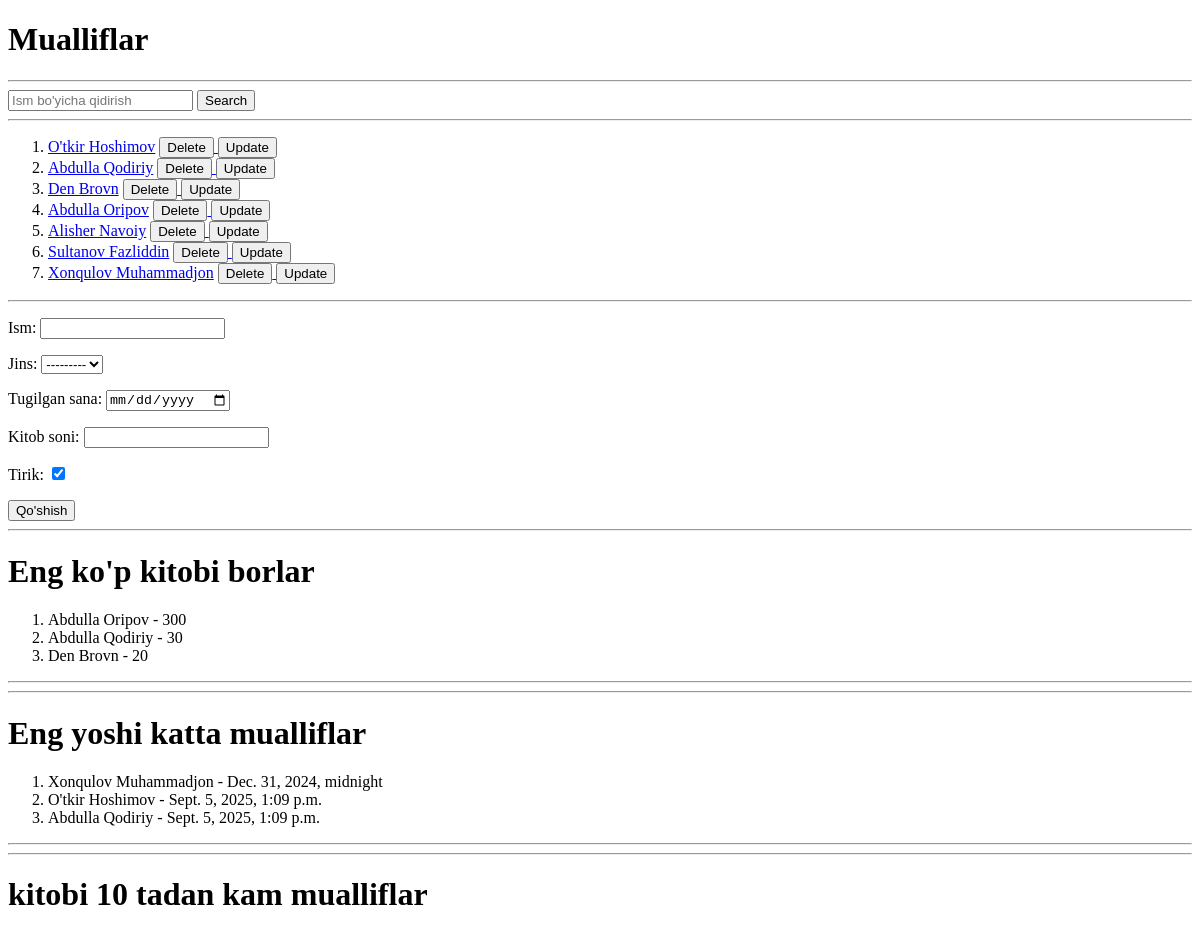
Page /muallif/ on the earlier database version.
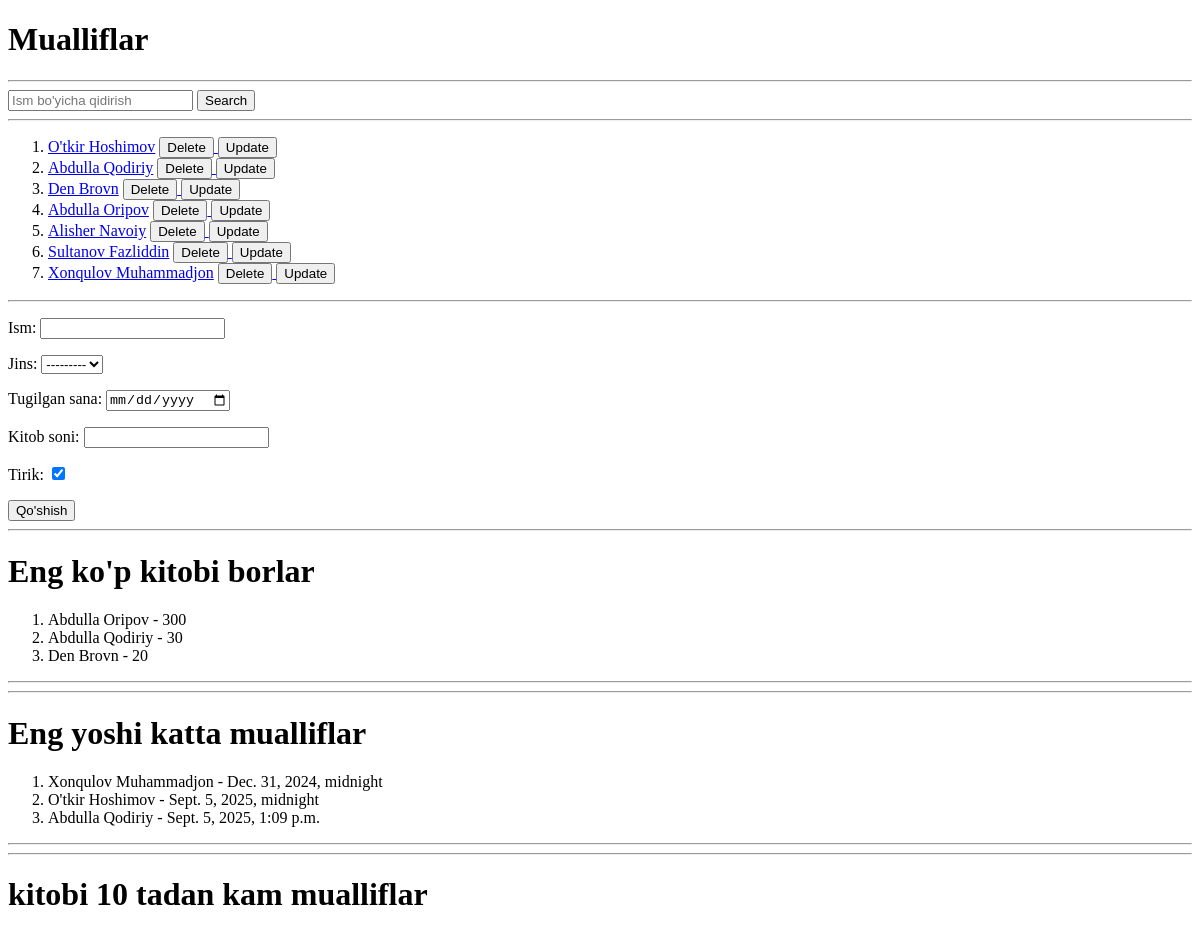
Same page on the later database version.
### main/models.py (models this page shows, shortened)
class Muallif(models.Model):
    ism = models.CharField(max_length=255)
    jins = models.CharField(max_length=255, choices=(('erkak', 'erkak'), ('ayol', 'ayol')))
    tugilgan_sana = models.DateTimeField()
    kitob_soni = models.PositiveIntegerField()
    tirik = models.BooleanField(default=True)
    class Meta:
        verbose_name = 'Muallif'
        verbose_name_plural = 'Mualliflar'

### main/views.py (the view)
# urls.py: path('muallif/', muallif_list),
def muallif_list(request):
    if request.method == "POST":
        data = MuallifForm(request.POST)
        if data.is_valid():
            data.save()
            return redirect('/muallif/')
    mualliflar = Muallif.objects.all()
    eng_katta = Muallif.objects.order_by("-kitob_soni")[:3]
    katta_yosh = Muallif.objects.order_by("tugilgan_sana")[:3]
    eng_kop_kitob = Muallif.objects.filter(kitob_soni__lt=10)
    search = request.GET.get('search')
    if search:
        mualliflar = mualliflar.filter(ism__contains=search)
    context = {
        'mualliflar': mualliflar,
        'eng_katta': eng_katta,
        'katta_yosh': katta_yosh,
        'eng_kop_kitob': eng_kop_kitob,
        'search': search,
        'form': MuallifForm(),
    }
    return render(request, "muallif.html", context=context)

### main/forms.py
class MuallifForm(forms.ModelForm):
    class Meta:
        model = Muallif
        fields = '__all__'
        widgets = {
            'tugilgan_sana': forms.DateInput(attrs={'type': 'date'})
        }

### templates/muallif.html (shortened to what this page needs)
<!DOCTYPE html>
<html lang="en">
<head>
</head>
<body>
<h1>Mualliflar</h1>
<hr>
<form>
    <input type="text" name="search" placeholder="Ism bo'yicha qidirish " {% if search %} value="{{search}}" {% endif %}>
    <button>Search</button>
</form>
<hr>
<ol>
    {% for muallif in mualliflar %}
    <li><a href="/muallif/{{muallif.id}}/">{{ muallif.ism }}</a>
        <a href="/muallif/{{muallif.id}}/delete/confirm/">
            <button>Delete</button>
        </a>
        <a href="/muallif/{{muallif.id}}/update">
            <button>Update</button>
        </a>
    </li>
    {% endfor %}
</ol>
<hr>
<form method="post">
    {{ form.as_p }}
    <button>Qo'shish</button>
</form>
<hr>
<h1>Eng ko'p kitobi borlar</h1>
<ol>
    {% for eng in eng_katta %}
    <li>{{eng.ism}} - {{eng.kitob_soni}}</li>
    {% endfor %}
</ol>
<hr>
<hr>
<h1>Eng yoshi katta mualliflar</h1>
<ol>
    {% for katta in katta_yosh %}
    <li>{{katta.ism}} - {{katta.tugilgan_sana}}</li>
    {% endfor %}
</ol>
<hr>
<hr>
<h1>kitobi 10 tadan kam mualliflar</h1>
</body>
</html>

Differences in the rows shown:
changed Muallif "O'tkir Hoshimov": tugilgan_sana "Sept. 5, 2025, 1:09 p.m." → "Sept. 5, 2025, midnight"
